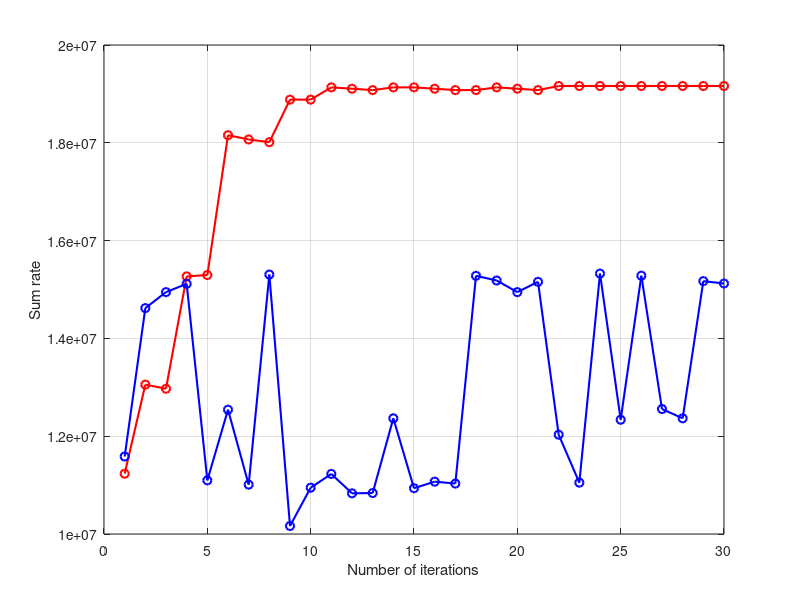

This figure's MATLAB source:
clear,clc
close all
x=[1:1:30];
inder=[1:length(x)];
%%  所提算法
y1=[1.12328e7;1.30544e7;1.29709e7;1.5268e7;1.52958e7;1.81546e7;1.80685e7;
1.80129e7;1.88832e7;1.88832e7;1.91336e7;1.91058e7;1.9078e7;1.91336e7;
1.91336e7;1.91058e7;1.9078e7;1.9078e7;1.91336e7;1.91058e7;1.9078e7;
1.91615e7;1.91615e7;1.91615e7;1.91615e7;1.91615e7;1.91615e7;1.91615e7;1.91615e7;1.91615e7];
y2=[11584905.4191760;14619065.3221248;14946170.9656177;15116298.7172644;11096877.3635971;
    12542003.9602764;11009515.9187908;15304980.7322881;10164059.1632999;10946828.5478710;
    11228432.3917470;10831375.5060141;10838155.1634027;12365884.8784960;10936089.1709004;
    11070485.8897136;11031592.0604017;15280422.8867306;15184079.1668683;
    14946170.9656177;15156988.4643628;12030772.7351937;11050065.4942822;15325693.5815624;
    12336468.0489729;15282195.8569762;12555877.5698852;12365884.8784960;
    15171091.6681645;15122812.0413460];
plot(x(inder),y1,'ro-','LineWidth',1.5,'MarkerSize',6); hold on
plot(x(inder),y2,'bo-','LineWidth',1.5,'MarkerSize',6); hold on
xlabel('Number of iterations');
ylabel('Sum rate');
grid on
%% 帕累托
% y2=[1.23355e7;1.38954e7;1.45166e7;1.51378e7;1.66684e7;1.7727e7;1.80816e7;1.82535e7;1.83961e7;1.862587e7;
%     1.8664e7;1.8664e7;1.8664e7; 1.8664e7;1.8664e7;1.8664e7; 1.8664e7;1.8664e7;1.8664e7;  1.8664e7;
%       1.8664e7;1.8664e7; 1.8664e7;1.8664e7;1.8664e7;1.8664e7; 1.8664e7;1.8664e7; 1.8664e7;1.8664e7];
% plot(x(inder),y2,'gs-','LineWidth',1.5,'MarkerSize',6); hold on
% xlabel('Number of users');
% ylabel('Sum rate');
% grid on
% % selfish
% y3=[0.9e7;1.03e7;1.14e7;1.35e7;1.433e7;1.453e7;1.557e7;1.576e7;1.6497e7; 1.697e7;
%     1.7457e7;1.77e7;1.797e7;1.80e7;1.813e7;1.832e7;1.846e7;1.87e7;1.90e7;1.90e7;
%  1.90e7;1.90e7; 1.90e7;1.90e7; 1.90e7;1.90e7;1.90e7;1.90e7; 1.90e7;1.90e7];
% plot(x(inder),y3,'b*-','LineWidth',1.5,'MarkerSize',6); hold on
% xlabel('Number of users');
% ylabel('Sum rate');
% grid on
% legend('Local Order','Pareto Order','Selfish Order')

% %%  频点数 3 5 7 9 11 13 15  
%%%% 
% x=3:2:15;
% inder=[1:length(x)];
% y1=[1.90357e7;3.20486e7;3.92253e7;4.28533e7;4.52138e7;4.71138e7;4.71625e7];%所提算法
% %
% y2=[1.8664e7;2.621e7;3.256e7;3.713e7;4.05441e7;4.211e7;4.211e7];%帕累托
% y3=[1.90e7;2.96355e7;3.6355e7;4.0383e7;4.2048e7;4.48076e7;4.57646e7];%自私
% plot(x(inder),y1,'r*-','LineWidth',1.5,'MarkerSize',6); hold on
% plot(x(inder),y2,'b*-','LineWidth',1.5,'MarkerSize',6); hold on
% plot(x(inder),y3,'g*-','LineWidth',1.5,'MarkerSize',6); hold on
% xlabel('Frequency number');
% ylabel('Sum rate');
% axis([3 15 1.6e7 5e7]);
% legend('Proposed algorithm','Pareto order','Selfish order')
% grid on
%% 用户数
% x=10:5:30;
% inder=[1:length(x)];
% y1=[1.90357e7;2.10486e7;2.33e7;2.6533e7;3.0138e7];%所提算法
% y2=[1.8664e7;1.90486e7;2.03e7;2.233e7;2.52138e7];%帕
% y3=[1.90e7;1.99e7;2.190e7;2.440e7;2.690e7];
% plot(x(inder),y1,'r*-','LineWidth',1.5,'MarkerSize',6); hold on
% plot(x(inder),y2,'b*-','LineWidth',1.5,'MarkerSize',6); hold on
% plot(x(inder),y3,'g*-','LineWidth',1.5,'MarkerSize',6); hold on
% xlabel('Number of users');
% ylabel('Sum rate');
% axis([10 30 1.5e7 3.2e7]);
% legend('Proposed algorithm','Pareto Order','Selfish Order')
% grid on